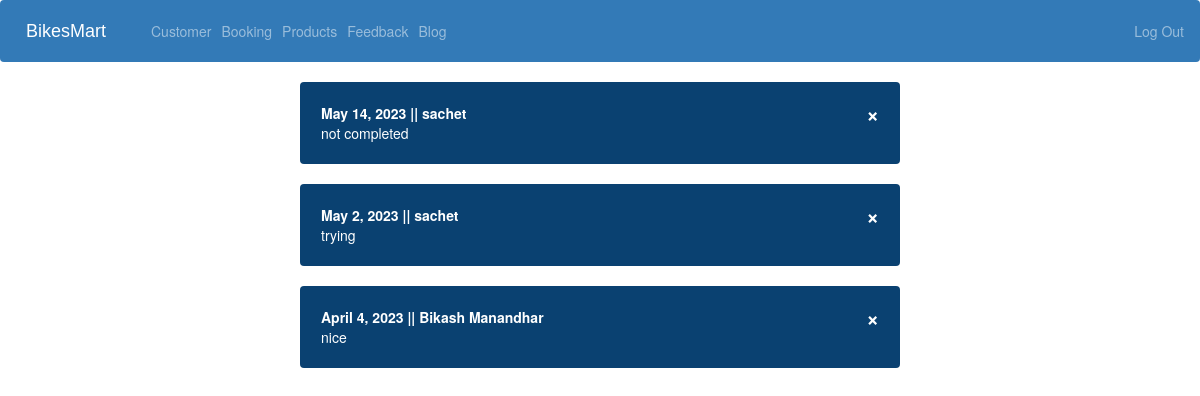
Page /view-feedback (signed in) on the earlier database version.
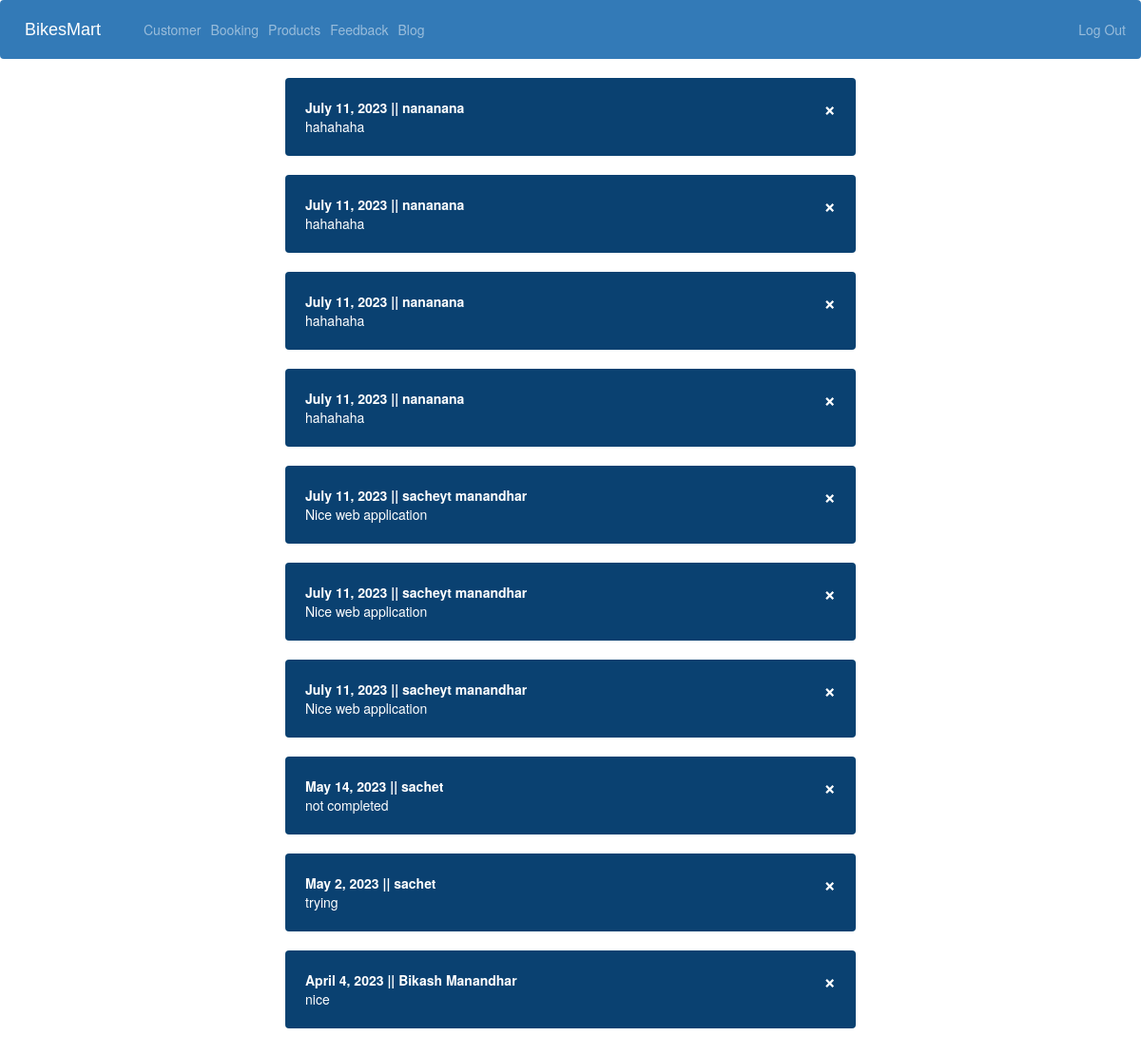
Same page on the later database version.
### ecom/models.py (models this page shows, shortened)
class Feedback(models.Model):
    name=models.CharField(max_length=40)
    feedback=models.CharField(max_length=500)
    date= models.DateField(auto_now_add=True,null=True)

### ecom/views.py (the view)
# urls.py: path('view-feedback', views.view_feedback_view,name='view-feedback'),
@login_required(login_url='adminlogin')
def view_feedback_view(request):
    feedbacks=models.Feedback.objects.all().order_by('-id')
    return render(request,'ecom/view_feedback.html',{'feedbacks':feedbacks})

### templates/ecom/view_feedback.html (shortened to what this page needs)
{% extends 'ecom/admin_base.html' %}
{% load static %}
{% block content %}
<head>
  <link href="//netdna.bootstrapcdn.com/bootstrap/3.0.0/css/bootstrap.min.css" rel="stylesheet" id="bootstrap-css">
</head>
{%for f in feedbacks%}
<div class="alert">
  <a class="closebtn" onclick="this.parentElement.style.display='none';"  href="{% url 'remove-from-feedback' f.id  %}" >&times;</a>
  <strong>{{f.date}} || {{f.name}} </strong><br> {{f.feedback}}
</div>
{%endfor%}
{% endblock content %}

Differences in the rows shown:
added Feedback: date "July 11, 2023", name "nananana", feedback "hahahaha"
added Feedback: date "July 11, 2023", name "nananana", feedback "hahahaha"
added Feedback: date "July 11, 2023", name "nananana", feedback "hahahaha"
added Feedback: date "July 11, 2023", name "nananana", feedback "hahahaha"
added Feedback: date "July 11, 2023", name "sacheyt manandhar", feedback "Nice web application"
added Feedback: date "July 11, 2023", name "sacheyt manandhar", feedback "Nice web application"
added Feedback: date "July 11, 2023", name "sacheyt manandhar", feedback "Nice web application"
